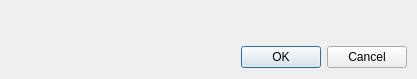
<ui version="4.0" >
 <class>ConfigurationDialog</class>
 <widget class="QDialog" name="ConfigurationDialog" >
  <property name="geometry" >
   <rect>
    <x>0</x>
    <y>0</y>
    <width>417</width>
    <height>79</height>
   </rect>
  </property>
  <property name="windowTitle" >
   <string>Configuration</string>
  </property>
  <layout class="QVBoxLayout" >
   <property name="margin" >
    <number>2</number>
   </property>
   <property name="spacing" >
    <number>6</number>
   </property>
   <item>
    <widget class="QFrame" name="centralFrame" >
     <property name="sizePolicy" >
      <sizepolicy>
       <hsizetype>5</hsizetype>
       <vsizetype>5</vsizetype>
       <horstretch>0</horstretch>
       <verstretch>1</verstretch>
      </sizepolicy>
     </property>
     <property name="frameShape" >
      <enum>QFrame::NoFrame</enum>
     </property>
     <property name="frameShadow" >
      <enum>QFrame::Raised</enum>
     </property>
    </widget>
   </item>
   <item>
    <widget class="QFrame" name="frame" >
     <property name="frameShape" >
      <enum>QFrame::NoFrame</enum>
     </property>
     <property name="frameShadow" >
      <enum>QFrame::Plain</enum>
     </property>
     <layout class="QHBoxLayout" >
      <property name="margin" >
       <number>8</number>
      </property>
      <property name="spacing" >
       <number>6</number>
      </property>
      <item>
       <spacer>
        <property name="orientation" >
         <enum>Qt::Horizontal</enum>
        </property>
        <property name="sizeType" >
         <enum>QSizePolicy::Expanding</enum>
        </property>
        <property name="sizeHint" >
         <size>
          <width>251</width>
          <height>23</height>
         </size>
        </property>
       </spacer>
      </item>
      <item>
       <widget class="QPushButton" name="ok_button" >
        <property name="text" >
         <string>OK</string>
        </property>
        <property name="default" >
         <bool>true</bool>
        </property>
       </widget>
      </item>
      <item>
       <widget class="QPushButton" name="cancel_button" >
        <property name="sizePolicy" >
         <sizepolicy>
          <hsizetype>1</hsizetype>
          <vsizetype>0</vsizetype>
          <horstretch>0</horstretch>
          <verstretch>0</verstretch>
         </sizepolicy>
        </property>
        <property name="text" >
         <string>Cancel</string>
        </property>
       </widget>
      </item>
     </layout>
    </widget>
   </item>
  </layout>
 </widget>
 <layoutdefault spacing="6" margin="11" />
 <resources/>
 <connections/>
</ui>
